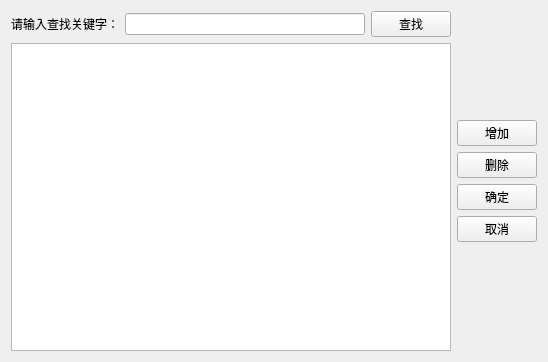
<?xml version="1.0" encoding="UTF-8"?>
<ui version="4.0">
 <class>Widget</class>
 <widget class="QWidget" name="Widget">
  <property name="geometry">
   <rect>
    <x>0</x>
    <y>0</y>
    <width>548</width>
    <height>362</height>
   </rect>
  </property>
  <property name="windowTitle">
   <string>Widget</string>
  </property>
  <layout class="QHBoxLayout" name="horizontalLayout_2">
   <item>
    <layout class="QVBoxLayout" name="verticalLayout_2">
     <item>
      <layout class="QHBoxLayout" name="horizontalLayout">
       <item>
        <widget class="QLabel" name="label">
         <property name="text">
          <string>请输入查找关键字：</string>
         </property>
        </widget>
       </item>
       <item>
        <widget class="QLineEdit" name="lineEdit"/>
       </item>
       <item>
        <widget class="QPushButton" name="buttonSearch">
         <property name="text">
          <string>查找</string>
         </property>
        </widget>
       </item>
      </layout>
     </item>
     <item>
      <widget class="QTableView" name="tableView">
       <property name="contextMenuPolicy">
        <enum>Qt::CustomContextMenu</enum>
       </property>
       <property name="showDropIndicator" stdset="0">
        <bool>true</bool>
       </property>
       <property name="dragEnabled">
        <bool>false</bool>
       </property>
       <property name="dragDropOverwriteMode">
        <bool>true</bool>
       </property>
       <property name="dragDropMode">
        <enum>QAbstractItemView::NoDragDrop</enum>
       </property>
       <property name="defaultDropAction">
        <enum>Qt::IgnoreAction</enum>
       </property>
       <property name="sortingEnabled">
        <bool>true</bool>
       </property>
      </widget>
     </item>
    </layout>
   </item>
   <item>
    <layout class="QVBoxLayout" name="verticalLayout_3">
     <item>
      <spacer name="verticalSpacer">
       <property name="orientation">
        <enum>Qt::Vertical</enum>
       </property>
       <property name="sizeHint" stdset="0">
        <size>
         <width>20</width>
         <height>40</height>
        </size>
       </property>
      </spacer>
     </item>
     <item>
      <layout class="QVBoxLayout" name="verticalLayout">
       <item>
        <widget class="QPushButton" name="buttonAdd">
         <property name="text">
          <string>增加</string>
         </property>
        </widget>
       </item>
       <item>
        <widget class="QPushButton" name="buttonDel">
         <property name="text">
          <string>删除</string>
         </property>
        </widget>
       </item>
       <item>
        <widget class="QPushButton" name="buttonConfirm">
         <property name="text">
          <string>确定</string>
         </property>
        </widget>
       </item>
       <item>
        <widget class="QPushButton" name="buttonCancel">
         <property name="text">
          <string>取消</string>
         </property>
        </widget>
       </item>
      </layout>
     </item>
     <item>
      <spacer name="verticalSpacer_2">
       <property name="orientation">
        <enum>Qt::Vertical</enum>
       </property>
       <property name="sizeHint" stdset="0">
        <size>
         <width>20</width>
         <height>68</height>
        </size>
       </property>
      </spacer>
     </item>
    </layout>
   </item>
  </layout>
 </widget>
 <resources/>
 <connections/>
</ui>
